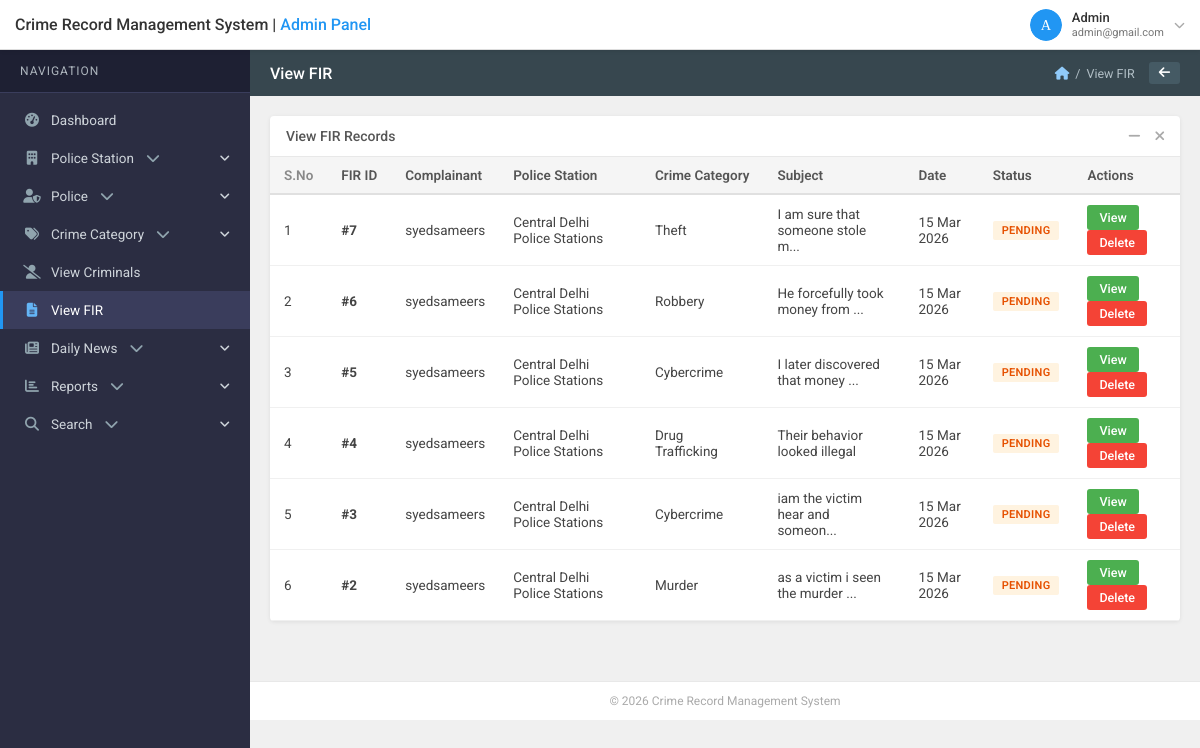
Screenshot of /reports/admin/view-fir.php (signed in) with the database file from the repository.
### tables this page shows
CREATE TABLE `tbl_fir` (
  `id` int(11) NOT NULL,
  `UserID` int(11) NOT NULL,
  `PoliceStationID` int(11) NOT NULL,
  `CrimeCategoryID` int(11) NOT NULL,
  `FIRSubject` varchar(300) NOT NULL,
  `FIRDetail` text NOT NULL,
  `FIRDate` timestamp NOT NULL DEFAULT current_timestamp(),
  `FIRStatus` varchar(50) NOT NULL DEFAULT 'Pending' COMMENT 'Pending,Inprogress,Solved',
  `PoliceRemark` text DEFAULT NULL,
  `PoliceID` int(11) DEFAULT NULL
);

CREATE TABLE `tbl_user` (
  `id` int(11) NOT NULL,
  `FullName` varchar(200) NOT NULL,
  `Email` varchar(200) NOT NULL,
  `MobileNumber` varchar(15) NOT NULL,
  `Password` varchar(200) NOT NULL,
  `Status` tinyint(1) NOT NULL DEFAULT 0 COMMENT '0=Inactive,1=Active',
  `RegistrationDate` timestamp NOT NULL DEFAULT current_timestamp()
);

CREATE TABLE `tbl_policestation` (
  `id` int(11) NOT NULL,
  `PoliceStationName` varchar(200) NOT NULL,
  `PoliceStationCode` varchar(100) NOT NULL,
  `CreationDate` timestamp NOT NULL DEFAULT current_timestamp()
);

CREATE TABLE `tbl_crimecategory` (
  `id` int(11) NOT NULL,
  `CrimeCategory` varchar(200) NOT NULL,
  `CreationDate` timestamp NOT NULL DEFAULT current_timestamp()
);

### reports/admin/view-fir.php (the view, shortened to what this page needs)
<?php
require_once '../includes/config.php';
$firs = mysqli_query($con,"SELECT f.*,u.FullName as UserName,u.Email as UserEmail,cc.CrimeCategory,ps.PoliceStationName FROM tbl_fir f LEFT JOIN tbl_user u ON f.UserID=u.id LEFT JOIN tbl_crimecategory cc ON f.CrimeCategoryID=cc.id LEFT JOIN tbl_policestation ps ON f.PoliceStationID=ps.id ORDER BY f.id DESC");
include '../includes/admin-header.php';
?>
<div class="card">
  <div class="card-title-bar">
    View FIR Records
    <div class="card-controls">
      <button><i class="fas fa-minus"></i></button>
      <button><i class="fas fa-times"></i></button>
    </div>
  </div>
  <div class="card-body" style="padding:0;">
    <div class="table-wrapper">
      <table class="crms-table">
        <thead>
          <tr>
            <th class="sno">S.No</th>
            <th>FIR ID</th>
            <th>Complainant</th>
            <th>Police Station</th>
            <th>Crime Category</th>
            <th>Subject</th>
            <th>Date</th>
            <th>Status</th>
            <th>Actions</th>
          </tr>
        </thead>
        <tbody>
          <?php $i=1; while($row=mysqli_fetch_assoc($firs)):
            $badge = match($row['FIRStatus']){
              'Pending'=>'badge-pending','Inprogress'=>'badge-inprogress','Solved'=>'badge-solved',default=>'badge-pending'
            };
          ?>
          <tr>
            <td><?php echo $i++; ?></td>
            <td><strong>#<?php echo $row['id']; ?></strong></td>
            <td><?php echo htmlspecialchars($row['UserName']); ?></td>
            <td><?php echo htmlspecialchars($row['PoliceStationName']); ?></td>
            <td><?php echo htmlspecialchars($row['CrimeCategory']); ?></td>
            <td><?php echo htmlspecialchars(substr($row['FIRSubject'],0,30)).(strlen($row['FIRSubject'])>30?'...':''); ?></td>
            <td><?php echo date('d M Y',strtotime($row['FIRDate'])); ?></td>
            <td><span class="badge <?php echo $badge; ?>"><?php echo $row['FIRStatus']; ?></span></td>
            <td>
              <button class="btn btn-sm btn-view" onclick="openFIR(<?php echo $row['id']; ?>,'<?php echo addslashes($row['FIRStatus']); ?>','<?php echo addslashes($row['PoliceRemark']??''); ?>',<?php echo $row['PoliceID']??0; ?>)">View</button>
              <a href="view-fir.php?del=<?php echo $row['id']; ?>" class="btn btn-sm btn-delete" onclick="return confirm('Delete FIR #<?php echo $row['id']; ?>?')">Delete</a>
            </td>
          </tr>
          <?php endwhile; ?>
        </tbody>
      </table>
    </div>
  </div>
</div>
<?php include '../includes/admin-footer.php'; ?>

### reports/css/style.css (style rules this page uses)
* { box-sizing:border-box; margin:0; padding:0; }
body { font-family:'Roboto',sans-serif; font-size:14px; background:#f0f0f0; color:#333; }
a { text-decoration:none; color:inherit; }
.card { background:#fff; border-radius:4px; box-shadow:0 1px 4px rgba(0,0,0,0.08); margin-bottom:20px; overflow:hidden; }
.card-body { padding:20px; }
.card-controls { display:flex; align-items:center; gap:4px; position:absolute; right:10px; top:50%; transform:translateY(-50%); }
.card-controls button { background:none; border:none; color:#aaa; cursor:pointer; font-size:14px; padding:2px 5px; }
.card-title-bar { position:relative; padding:12px 60px 12px 16px; font-size:14px; font-weight:500; color:#555; border-bottom:1px solid #e8e8e8; }
.table-wrapper { overflow-x:auto; }
table.crms-table { width:100%; border-collapse:collapse; font-size:13.5px; }
table.crms-table th { background:#f5f5f5; padding:10px 14px; text-align:left; font-weight:600; color:#555; border-bottom:2px solid #e0e0e0; white-space:nowrap; }
table.crms-table td { padding:10px 14px; border-bottom:1px solid #f0f0f0; vertical-align:middle; color:#444; }
table.crms-table .sno { width:50px; color:#888; }
.btn { display:inline-flex; align-items:center; gap:6px; padding:8px 18px; border:none; border-radius:3px; font-size:13.5px; font-family:'Roboto',sans-serif; cursor:pointer; font-weight:500; transition:all 0.2s; }
.btn-sm { padding:5px 12px; font-size:12.5px; }
.btn-delete { background:#f44336; color:#fff; }
.btn-view { background:#4CAF50; color:#fff; }
.badge { display:inline-block; padding:3px 9px; border-radius:2px; font-size:11px; font-weight:600; text-transform:uppercase; letter-spacing:0.3px; }
.badge-pending { background:#fff3e0; color:#e65100; }

### rows the page displays
tbl_fir: id "7", UserID.FullName "syedsameers", PoliceStationID.PoliceStationName "Central Delhi Police Stations", CrimeCategoryID.CrimeCategory "Theft", FIRSubject "I am sure that someone stole m", FIRDate "15 Mar 2026", FIRStatus "PENDING"
tbl_fir: id "6", UserID.FullName "syedsameers", PoliceStationID.PoliceStationName "Central Delhi Police Stations", CrimeCategoryID.CrimeCategory "Robbery", FIRSubject "He forcefully took money from", FIRDate "15 Mar 2026", FIRStatus "PENDING"
tbl_fir: id "5", UserID.FullName "syedsameers", PoliceStationID.PoliceStationName "Central Delhi Police Stations", CrimeCategoryID.CrimeCategory "Cybercrime", FIRSubject "I later discovered that money", FIRDate "15 Mar 2026", FIRStatus "PENDING"
tbl_fir: id "4", UserID.FullName "syedsameers", PoliceStationID.PoliceStationName "Central Delhi Police Stations", CrimeCategoryID.CrimeCategory "Drug Trafficking", FIRSubject "Their behavior looked illegal", FIRDate "15 Mar 2026", FIRStatus "PENDING"
tbl_fir: id "3", UserID.FullName "syedsameers", PoliceStationID.PoliceStationName "Central Delhi Police Stations", CrimeCategoryID.CrimeCategory "Cybercrime", FIRSubject "iam the victim hear and someon", FIRDate "15 Mar 2026", FIRStatus "PENDING"
tbl_fir: id "2", UserID.FullName "syedsameers", PoliceStationID.PoliceStationName "Central Delhi Police Stations", CrimeCategoryID.CrimeCategory "Murder", FIRSubject "as a victim i seen the murder", FIRDate "15 Mar 2026", FIRStatus "PENDING"

### other values shown
$admin_name "Admin"
$admin_email "admin@gmail.com"
$page_title "View FIR"
